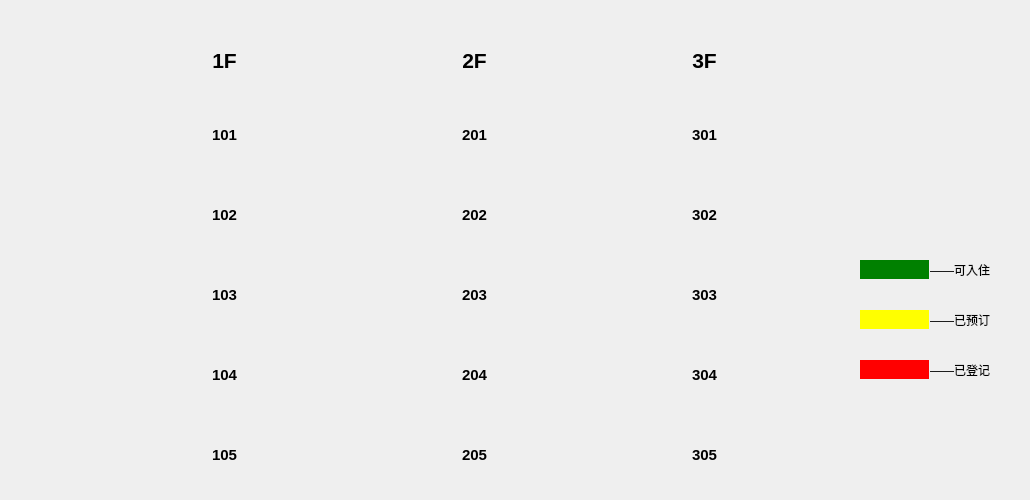
    <widget class="QWidget" name="page_5">
     <widget class="QLabel" name="label_15">
      <property name="geometry">
       <rect>
        <x>190</x>
        <y>40</y>
        <width>69</width>
        <height>41</height>
       </rect>
      </property>
      <property name="text">
       <string>&lt;html&gt;&lt;head/&gt;&lt;body&gt;&lt;p&gt;&lt;span style=&quot; font-size:16pt; font-weight:700;&quot;&gt;1F&lt;/span&gt;&lt;/p&gt;&lt;/body&gt;&lt;/html&gt;</string>
      </property>
      <property name="alignment">
       <set>Qt::AlignCenter</set>
      </property>
     </widget>
     <widget class="QLabel" name="room_101">
      <property name="geometry">
       <rect>
        <x>190</x>
        <y>100</y>
        <width>69</width>
        <height>71</height>
       </rect>
      </property>
      <property name="text">
       <string>&lt;html&gt;&lt;head/&gt;&lt;body&gt;&lt;p&gt;&lt;span style=&quot; font-size:11pt; font-weight:700;&quot;&gt;101&lt;/span&gt;&lt;/p&gt;&lt;/body&gt;&lt;/html&gt;</string>
      </property>
      <property name="alignment">
       <set>Qt::AlignCenter</set>
      </property>
     </widget>
     <widget class="QLabel" name="room_102">
      <property name="geometry">
       <rect>
        <x>190</x>
        <y>180</y>
        <width>69</width>
        <height>71</height>
       </rect>
      </property>
      <property name="text">
       <string>&lt;html&gt;&lt;head/&gt;&lt;body&gt;&lt;p&gt;&lt;span style=&quot; font-size:11pt; font-weight:700;&quot;&gt;102&lt;/span&gt;&lt;/p&gt;&lt;/body&gt;&lt;/html&gt;</string>
      </property>
      <property name="alignment">
       <set>Qt::AlignCenter</set>
      </property>
     </widget>
     <widget class="QLabel" name="room_103">
      <property name="geometry">
       <rect>
        <x>190</x>
        <y>260</y>
        <width>69</width>
        <height>71</height>
       </rect>
      </property>
      <property name="text">
       <string>&lt;html&gt;&lt;head/&gt;&lt;body&gt;&lt;p&gt;&lt;span style=&quot; font-size:11pt; font-weight:700;&quot;&gt;103&lt;/span&gt;&lt;/p&gt;&lt;/body&gt;&lt;/html&gt;</string>
      </property>
      <property name="alignment">
       <set>Qt::AlignCenter</set>
      </property>
     </widget>
     <widget class="QLabel" name="room_104">
      <property name="geometry">
       <rect>
        <x>190</x>
        <y>340</y>
        <width>69</width>
        <height>71</height>
       </rect>
      </property>
      <property name="text">
       <string>&lt;html&gt;&lt;head/&gt;&lt;body&gt;&lt;p&gt;&lt;span style=&quot; font-size:11pt; font-weight:700;&quot;&gt;104&lt;/span&gt;&lt;/p&gt;&lt;/body&gt;&lt;/html&gt;</string>
      </property>
      <property name="alignment">
       <set>Qt::AlignCenter</set>
      </property>
     </widget>
     <widget class="QLabel" name="label_20">
      <property name="geometry">
       <rect>
        <x>440</x>
        <y>40</y>
        <width>69</width>
        <height>41</height>
       </rect>
      </property>
      <property name="text">
       <string>&lt;html&gt;&lt;head/&gt;&lt;body&gt;&lt;p&gt;&lt;span style=&quot; font-size:16pt; font-weight:700;&quot;&gt;2F&lt;/span&gt;&lt;/p&gt;&lt;/body&gt;&lt;/html&gt;</string>
      </property>
      <property name="alignment">
       <set>Qt::AlignCenter</set>
      </property>
     </widget>
     <widget class="QLabel" name="room_201">
      <property name="geometry">
       <rect>
        <x>440</x>
        <y>100</y>
        <width>69</width>
        <height>71</height>
       </rect>
      </property>
      <property name="text">
       <string>&lt;html&gt;&lt;head/&gt;&lt;body&gt;&lt;p&gt;&lt;span style=&quot; font-size:11pt; font-weight:700;&quot;&gt;201&lt;/span&gt;&lt;/p&gt;&lt;/body&gt;&lt;/html&gt;</string>
      </property>
      <property name="alignment">
       <set>Qt::AlignCenter</set>
      </property>
     </widget>
     <widget class="QLabel" name="room_202">
      <property name="geometry">
       <rect>
        <x>440</x>
        <y>180</y>
        <width>69</width>
        <height>71</height>
       </rect>
      </property>
      <property name="text">
       <string>&lt;html&gt;&lt;head/&gt;&lt;body&gt;&lt;p&gt;&lt;span style=&quot; font-size:11pt; font-weight:700;&quot;&gt;202&lt;/span&gt;&lt;/p&gt;&lt;/body&gt;&lt;/html&gt;</string>
      </property>
      <property name="alignment">
       <set>Qt::AlignCenter</set>
      </property>
     </widget>
     <widget class="QLabel" name="room_203">
      <property name="geometry">
       <rect>
        <x>440</x>
        <y>260</y>
        <width>69</width>
        <height>71</height>
       </rect>
      </property>
      <property name="text">
       <string>&lt;html&gt;&lt;head/&gt;&lt;body&gt;&lt;p&gt;&lt;span style=&quot; font-size:11pt; font-weight:700;&quot;&gt;203&lt;/span&gt;&lt;/p&gt;&lt;/body&gt;&lt;/html&gt;</string>
      </property>
      <property name="alignment">
       <set>Qt::AlignCenter</set>
      </property>
     </widget>
     <widget class="QLabel" name="room_204">
      <property name="geometry">
       <rect>
        <x>440</x>
        <y>340</y>
        <width>69</width>
        <height>71</height>
       </rect>
      </property>
      <property name="text">
       <string>&lt;html&gt;&lt;head/&gt;&lt;body&gt;&lt;p&gt;&lt;span style=&quot; font-size:11pt; font-weight:700;&quot;&gt;204&lt;/span&gt;&lt;/p&gt;&lt;/body&gt;&lt;/html&gt;</string>
      </property>
      <property name="alignment">
       <set>Qt::AlignCenter</set>
      </property>
     </widget>
     <widget class="QLabel" name="label_16">
      <property name="geometry">
       <rect>
        <x>670</x>
        <y>40</y>
        <width>69</width>
        <height>41</height>
       </rect>
      </property>
      <property name="text">
       <string>&lt;html&gt;&lt;head/&gt;&lt;body&gt;&lt;p&gt;&lt;span style=&quot; font-size:16pt; font-weight:700;&quot;&gt;3F&lt;/span&gt;&lt;/p&gt;&lt;/body&gt;&lt;/html&gt;</string>
      </property>
      <property name="alignment">
       <set>Qt::AlignCenter</set>
      </property>
     </widget>
     <widget class="QLabel" name="room_301">
      <property name="geometry">
       <rect>
        <x>670</x>
        <y>100</y>
        <width>69</width>
        <height>71</height>
       </rect>
      </property>
      <property name="text">
       <string>&lt;html&gt;&lt;head/&gt;&lt;body&gt;&lt;p&gt;&lt;span style=&quot; font-size:11pt; font-weight:700;&quot;&gt;301&lt;/span&gt;&lt;/p&gt;&lt;/body&gt;&lt;/html&gt;</string>
      </property>
      <property name="alignment">
       <set>Qt::AlignCenter</set>
      </property>
     </widget>
     <widget class="QLabel" name="room_302">
      <property name="geometry">
       <rect>
        <x>670</x>
        <y>180</y>
        <width>69</width>
        <height>71</height>
       </rect>
      </property>
      <property name="text">
       <string>&lt;html&gt;&lt;head/&gt;&lt;body&gt;&lt;p&gt;&lt;span style=&quot; font-size:11pt; font-weight:700;&quot;&gt;302&lt;/span&gt;&lt;/p&gt;&lt;/body&gt;&lt;/html&gt;</string>
      </property>
      <property name="alignment">
       <set>Qt::AlignCenter</set>
      </property>
     </widget>
     <widget class="QLabel" name="room_303">
      <property name="geometry">
       <rect>
        <x>670</x>
        <y>260</y>
        <width>69</width>
        <height>71</height>
       </rect>
      </property>
      <property name="text">
       <string>&lt;html&gt;&lt;head/&gt;&lt;body&gt;&lt;p&gt;&lt;span style=&quot; font-size:11pt; font-weight:700;&quot;&gt;303&lt;/span&gt;&lt;/p&gt;&lt;/body&gt;&lt;/html&gt;</string>
      </property>
      <property name="alignment">
       <set>Qt::AlignCenter</set>
      </property>
     </widget>
     <widget class="QLabel" name="room_304">
      <property name="geometry">
       <rect>
        <x>670</x>
        <y>340</y>
        <width>69</width>
        <height>71</height>
       </rect>
      </property>
      <property name="text">
       <string>&lt;html&gt;&lt;head/&gt;&lt;body&gt;&lt;p&gt;&lt;span style=&quot; font-size:11pt; font-weight:700;&quot;&gt;304&lt;/span&gt;&lt;/p&gt;&lt;/body&gt;&lt;/html&gt;</string>
      </property>
      <property name="alignment">
       <set>Qt::AlignCenter</set>
      </property>
     </widget>
     <widget class="QLabel" name="label_17">
      <property name="geometry">
       <rect>
        <x>860</x>
        <y>260</y>
        <width>69</width>
        <height>19</height>
       </rect>
      </property>
      <property name="styleSheet">
       <string notr="true">background-color:green;</string>
      </property>
      <property name="text">
       <string/>
      </property>
     </widget>
     <widget class="QLabel" name="label_18">
      <property name="geometry">
       <rect>
        <x>860</x>
        <y>310</y>
        <width>69</width>
        <height>19</height>
       </rect>
      </property>
      <property name="styleSheet">
       <string notr="true">background-color:yellow;</string>
      </property>
      <property name="text">
       <string/>
      </property>
     </widget>
     <widget class="QLabel" name="label_19">
      <property name="geometry">
       <rect>
        <x>860</x>
        <y>360</y>
        <width>69</width>
        <height>19</height>
       </rect>
      </property>
      <property name="styleSheet">
       <string notr="true">background-color:red;</string>
      </property>
      <property name="text">
       <string/>
      </property>
     </widget>
     <widget class="QLabel" name="label_25">
      <property name="geometry">
       <rect>
        <x>930</x>
        <y>260</y>
        <width>91</width>
        <height>19</height>
       </rect>
      </property>
      <property name="text">
       <string>——可入住</string>
      </property>
     </widget>
     <widget class="QLabel" name="label_26">
      <property name="geometry">
       <rect>
        <x>930</x>
        <y>310</y>
        <width>91</width>
        <height>19</height>
       </rect>
      </property>
      <property name="text">
       <string>——已预订</string>
      </property>
     </widget>
     <widget class="QLabel" name="label_27">
      <property name="geometry">
       <rect>
        <x>930</x>
        <y>360</y>
        <width>91</width>
        <height>19</height>
       </rect>
      </property>
      <property name="text">
       <string>——已登记</string>
      </property>
     </widget>
     <widget class="QLabel" name="room_105">
      <property name="geometry">
       <rect>
        <x>190</x>
        <y>420</y>
        <width>69</width>
        <height>71</height>
       </rect>
      </property>
      <property name="text">
       <string>&lt;html&gt;&lt;head/&gt;&lt;body&gt;&lt;p&gt;&lt;span style=&quot; font-size:11pt; font-weight:700;&quot;&gt;105&lt;/span&gt;&lt;/p&gt;&lt;/body&gt;&lt;/html&gt;</string>
      </property>
      <property name="alignment">
       <set>Qt::AlignCenter</set>
      </property>
     </widget>
     <widget class="QLabel" name="room_205">
      <property name="geometry">
       <rect>
        <x>440</x>
        <y>420</y>
        <width>69</width>
        <height>71</height>
       </rect>
      </property>
      <property name="text">
       <string>&lt;html&gt;&lt;head/&gt;&lt;body&gt;&lt;p&gt;&lt;span style=&quot; font-size:11pt; font-weight:700;&quot;&gt;205&lt;/span&gt;&lt;/p&gt;&lt;/body&gt;&lt;/html&gt;</string>
      </property>
      <property name="alignment">
       <set>Qt::AlignCenter</set>
      </property>
     </widget>
     <widget class="QLabel" name="room_305">
      <property name="geometry">
       <rect>
        <x>670</x>
        <y>420</y>
        <width>69</width>
        <height>71</height>
       </rect>
      </property>
      <property name="text">
       <string>&lt;html&gt;&lt;head/&gt;&lt;body&gt;&lt;p&gt;&lt;span style=&quot; font-size:11pt; font-weight:700;&quot;&gt;305&lt;/span&gt;&lt;/p&gt;&lt;/body&gt;&lt;/html&gt;</string>
      </property>
      <property name="alignment">
       <set>Qt::AlignCenter</set>
      </property>
     </widget>
    </widget>
